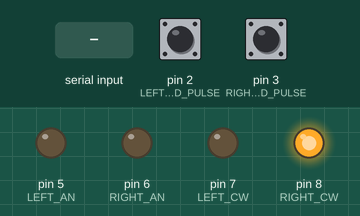
Bench run of a sketch on a simulated Arduino Uno, built with avr-gcc and run on an emulated ATmega328P. On the bench: output pins drawn as LEDs (lit = HIGH). The test bench sets the inputs (shaded band); at power-on: pin 2 (LEFT_SPEED_PULSE) LOW, pin 3 (RIGHT_SPEED_PULSE) LOW. What the sketch prints to the serial monitor is not drawn.

Above: at 1.2 s.
1.3 s: byte 70 (FORWARD) received over Serial
At 1.56 s:
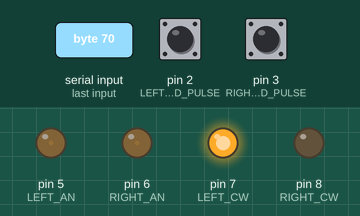
4.3 s: "1" received over Serial
5.8 s: byte 66 (BACKWARD) received over Serial
At 6.47 s:
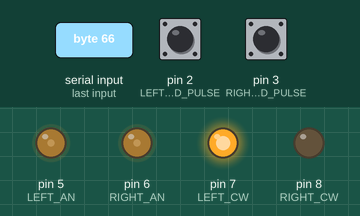
8.8 s: "0" received over Serial
11.8 s: byte 76 (LEFT) received over Serial
At 12.83 s:
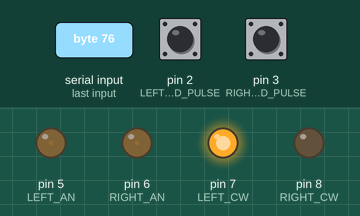
14.8 s: byte 66 (BACKWARD) received over Serial
At 20.42 s:
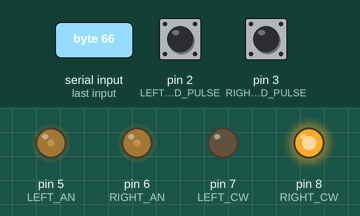
Timing chart, 0 to 22.3 s (numbered marks = the images above; inputs shaded):
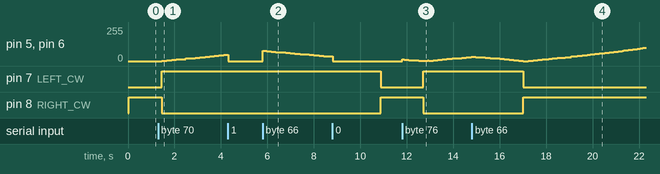

Measured:
- after the input at 1.3 s, pin 5 (LEFT_AN), pin 6 (RIGHT_AN): moves from 0/255 to 48/255 over 2.7 s, starting after 0.14 s; pin 7 (LEFT_CW): LOW → HIGH after 0.14 s; pin 8 (RIGHT_CW): HIGH → LOW after 0.14 s
- after the input at 5.8 s, pin 5 (LEFT_AN), pin 6 (RIGHT_AN): 0/255 → 76/255 at once, → 73/255 0.17 s later, → 70/255 0.20 s later, → 67/255 0.20 s later, … (15 changes in this stretch)
- after the input at 11.8 s, pin 7 (LEFT_CW): LOW → HIGH after 0.91 s; pin 8 (RIGHT_CW): HIGH → LOW after 0.91 s
- after the input at 14.8 s, pin 7 (LEFT_CW): HIGH → LOW after 2.2 s; pin 8 (RIGHT_CW): LOW → HIGH after 2.2 s

The sketch:

independent_PID_with_Ramp_and_BT.ino.ino
```cpp
#define LEFT_SPEED_PULSE 2
#define RIGHT_SPEED_PULSE 3
#define LEFT_AN 5   // PWM pin
#define RIGHT_AN 6  // PWM pin
#define LEFT_CW 7   // HIGH - forward
#define RIGHT_CW 8  // LOW - forward
#define FORWARD 'F'
#define BACKWARD 'B'
#define LEFT 'L'
#define RIGHT 'R'
#define CIRCLE 'C'
#define CROSS 'X'
#define TRIANGLE 'T'
#define SQUARE 'S'
#define START 'A'
#define PAUSE 'P'


int gLeftTask = 0;
int gRightTask = 0;
int gLeftCounter = 0;
int gRightCounter = 0;

int32_t prev_err_left = 0;
uint32_t prev_ticks_left = 0;
int32_t error_i_left = 0;
uint8_t control_left;
int32_t given_speed_left;
int32_t current_speed_left;

int32_t prev_err_right = 0;
uint32_t prev_ticks_right = 0;
int32_t error_i_right = 0;
uint8_t control_right;
int32_t given_speed_right;
int32_t current_speed_right;

float kp_left = 3;
float kd_left = 0;
float ki_left = 0.01;
uint32_t kob_left = 258;

float kp_right = 3;
float kd_right = 0;
float ki_right = 0.01;
uint32_t kob_right = 261;

int32_t gE;
int32_t gmax_speed_left;
int32_t gmax_speed_right;
int32_t gdistance_left;
int32_t gdistance_right;

int32_t error_left = 0;
int32_t error_right = 0;

void executeCommand(char command) {
  switch (command) {
    case FORWARD:
      Serial.println("go");
      move_forward();
      break;
    case BACKWARD:
    //Serial.println("BACK");
      move_backward();
      break;
    case LEFT:
      move_left();
      break;
    case RIGHT:
      move_right();
      break;
    default:
      stop_move();
      break;
  }
}

void move_forward() {
  doMove(20, 20, 50, 50, 1);
}

void move_backward() {
  doMove(10, 10, -50, -50, -1);
}
void move_left() {
  doMove(20, -20, 50, 50, 1);
}
void move_right() {
  doMove(-20, 20, 50, 50, 1);
}
void stop_move() {
  analogWrite(LEFT_AN, 0);
  analogWrite(RIGHT_AN, 0);
}

void setTimer2Interrupt(bool enableInterrupt) {
  if (enableInterrupt) {
    TIMSK2 |= (1 << OCIE2A);  // включаем прерывание
    TCNT2 = 0;                // обнуляем таймер
  } else {
    TIMSK2 &= ~(1 << OCIE2A);  // отключаем прерывание
    TCNT2 = 0;                 // обнуляем таймер
  }
}

bool accelerating_left = false;
bool decelerating_left = false;
bool accelerating_right = false;
bool decelerating_right = false;
int32_t gAccelaration;
void RampGenerator() {
  if (accelerating_left) {
    given_speed_left += gAccelaration;
  }
  if (decelerating_left) {
    given_speed_left -= gAccelaration;
  }
  if (accelerating_right) {
    given_speed_right += gAccelaration;
  }
  if (decelerating_right) {
    given_speed_right -= gAccelaration;
  }
}

void setup() {
  // put your setup code here, to run once:
  Serial.begin(9600);

  pinMode(LEFT_SPEED_PULSE, INPUT);
  pinMode(RIGHT_SPEED_PULSE, INPUT);
  attachInterrupt(digitalPinToInterrupt(LEFT_SPEED_PULSE), leftPulse, CHANGE);
  attachInterrupt(digitalPinToInterrupt(RIGHT_SPEED_PULSE), rightPulse, CHANGE);

  pinMode(LEFT_AN, OUTPUT);
  pinMode(RIGHT_AN, OUTPUT);

  pinMode(LEFT_CW, OUTPUT);
  pinMode(RIGHT_CW, OUTPUT);

  Serial.begin(9600);
  //Serial.flush();
  //Serial.println("left");

  TCCR1A = 0;  // установить TCCR1A регистр в 0
  TCCR1B = 0;

  // включить прерывание Timer1 overflow:
  TIMSK1 = (1 << TOIE1);
  // Установить CS10 бит так, чтобы таймер работал при тактовой частоте:
  TCCR1B |= (1 << CS11);

  TCCR2A = 0;
  TCCR2B = 0;
  // включить прерывание Timer2 overflow:
  TIMSK2 = (1 << TOIE2);
  // Установить CS12 и CS10 биты так, чтобы таймер работал при тактовой частоте:
  TCCR2B |= (1 << CS22) | (1 << CS20);

  sei();  // включить глобальные прерывания
}

void leftPulse() {
  gLeftCounter++;
}

void rightPulse() {
  gRightCounter++;
}

ISR(TIMER1_OVF_vect) {
current_speed_left = gLeftCounter - prev_ticks_left;
  current_speed_right = gRightCounter - prev_ticks_right;

  error_left = given_speed_left - current_speed_left;
  error_right = given_speed_right - current_speed_right;

  int32_t error_d_left = error_left - prev_err_left;
  int32_t error_d_right = error_right - prev_err_right;

  error_i_left = error_i_left + error_left;
  error_i_right = error_i_right + error_right;
  if (error_i_left > 1000) {
    error_i_left = 1000;
  }
  if (error_i_right > 1000) {
    error_i_right = 1000;
  }
  int32_t lcontrol_left = error_left * kp_left + error_d_left * kd_left + error_i_left * ki_left;
  int32_t lcontrol_right = error_right * kp_right + error_d_right * kd_right + error_i_right * ki_right;

  if (lcontrol_left <= 0) {
    //reverse
    digitalWrite(LEFT_CW, LOW);
    lcontrol_left = -lcontrol_left;
  } else {
    digitalWrite(LEFT_CW, HIGH);
  }
  if (lcontrol_right <= 0) {
    //reverse
    lcontrol_right = -lcontrol_right;
    digitalWrite(RIGHT_CW, HIGH);
  } else {
    digitalWrite(RIGHT_CW, LOW);
  }


  if (lcontrol_left > 255) {
    control_left = 255;
  } else {
    control_left = lcontrol_left;
  }
  if (lcontrol_right > 255) {
    control_right = 255;
  } else {
    control_right = lcontrol_right;
  }


  prev_err_left = error_left;
  prev_err_right = error_right;

  prev_ticks_left = gLeftCounter;
  prev_ticks_right = gRightCounter;
}

uint32_t countfortimer = 0;
unsigned long currentTime;
unsigned long lastTime;
float timeDelta;
ISR(TIMER2_OVF_vect) {
  if (countfortimer % 100 == 0) {
    currentTime = millis();
    timeDelta = (currentTime - lastTime) / 1000.0;  // разница времени в секундах
    lastTime = currentTime;
    RampGenerator();
  }
  countfortimer++;
}

//int speed, int distance
void doMove(int32_t distance_left, int32_t distance_right, int32_t speed_left, int32_t speed_right, int32_t E) {
  gAccelaration = E;
  distance_left = distance_left * kob_left;
  uint32_t S_usk_left = 1500;
  if (gLeftCounter < S_usk_left) {
    accelerating_left = true;
    decelerating_left = false;
  } else {
    accelerating_left = false;
  }
  if (gLeftCounter > distance_left - S_usk_left) {
    decelerating_left = true;
    if (given_speed_left >= 0) {
      given_speed_left = 9;
      accelerating_left = false;
      decelerating_left = false;
      //setTimer2Interrupt(false);
    }
  }
  distance_right = distance_right * kob_right;
  uint32_t S_usk_right = 1500;
  if (gRightCounter < S_usk_right) {
    accelerating_right = true;
    decelerating_right = false;
  } else {
    accelerating_right = false;
  }
  if (gRightCounter > distance_right - S_usk_right) {
    decelerating_right = true;
    if (given_speed_right >= 0) {//>= - reverse  <= - !reverse
      given_speed_right = 9; // почти стоп (очень медленно)
      accelerating_right = false;
      decelerating_right = false;
      //setTimer2Interrupt(false);
    }
  }

  analogWrite(LEFT_AN, control_left);
  analogWrite(RIGHT_AN, control_right);
  Serial.print(control_left);
  Serial.print(',');
  Serial.println(control_right);
  return 0;
}
char gcommand;
void loop() {
  // put your main code here, to run repeatedly:
  if (Serial.available()) {
    char command = Serial.read();
    gcommand=command;
  }
  executeCommand(gcommand);
}
```
